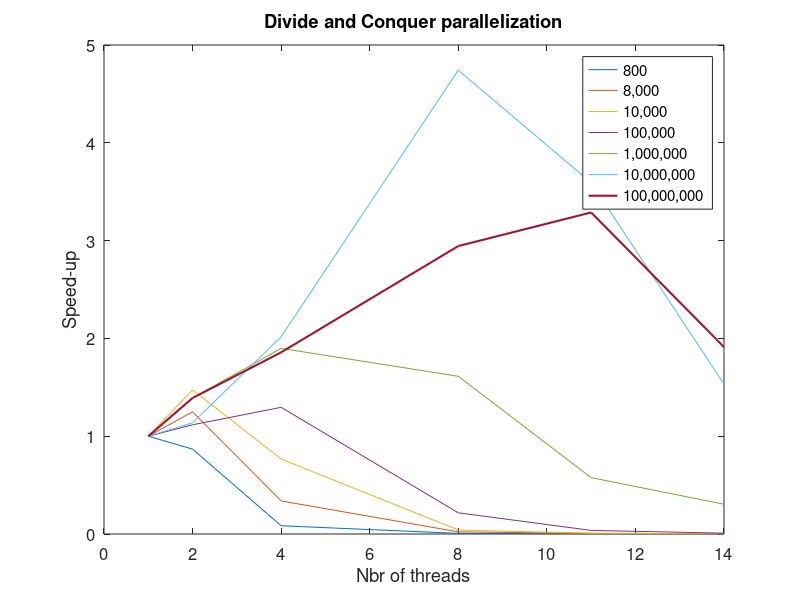

Write MATLAB code to recreate this figure.
clear all; clc;
threads  = [1,2,4,8,11,14];


results_800  = [0.000328 0.000378 0.003892 0.050652 0.119161 0.161968];
results_8000  = [0.001730 0.001385 0.005117 0.078531 0.331402 0.885245];
speedup_800 = results_800(1) ./ results_800;
speedup_8000 = results_8000(1) ./ results_8000;
results_10000 = [0.003069 0.002083 0.004003 0.075439 0.376232  1.361676 ];
speedup_10000 = results_10000(1) ./ results_10000;
results_100000 = [0.020062, 0.017962 , 0.015491 , 0.092553, 0.543663, 2.464194];
speedup_100000 = results_100000(1) ./ results_100000;
results_1000000 = [0.22385, 0.160895 , 0.117940 , 0.138814, 0.388375, 0.735183];
speedup_1000000 = results_1000000(1) ./ results_1000000;
results_10000000 = [4.143608, 3.644617 , 2.054690, 0.873692, 1.153446, 2.704628 ];
speedup_10000000 = results_10000000(1) ./ results_10000000;

results_hej = [30.413834, 21.872313 , 16.373299, 10.330113, 9.250477, 15.913822];
speedup_100000000 = results_hej(1) ./ results_hej;


plot(threads, speedup_800, threads, speedup_8000,threads, speedup_10000,threads, speedup_100000,threads,speedup_1000000,threads,speedup_10000000, threads, speedup_100000000, 'LineWidth', 1.5);


set(gca, 'FontSize', 12)
title('Divide and Conquer parallelization')
legend('800','8,000', '10,000','100,000', '1,000,000', '10,000,000', '100,000,000')
ylabel('Speed-up')
xlabel('Nbr of threads')
